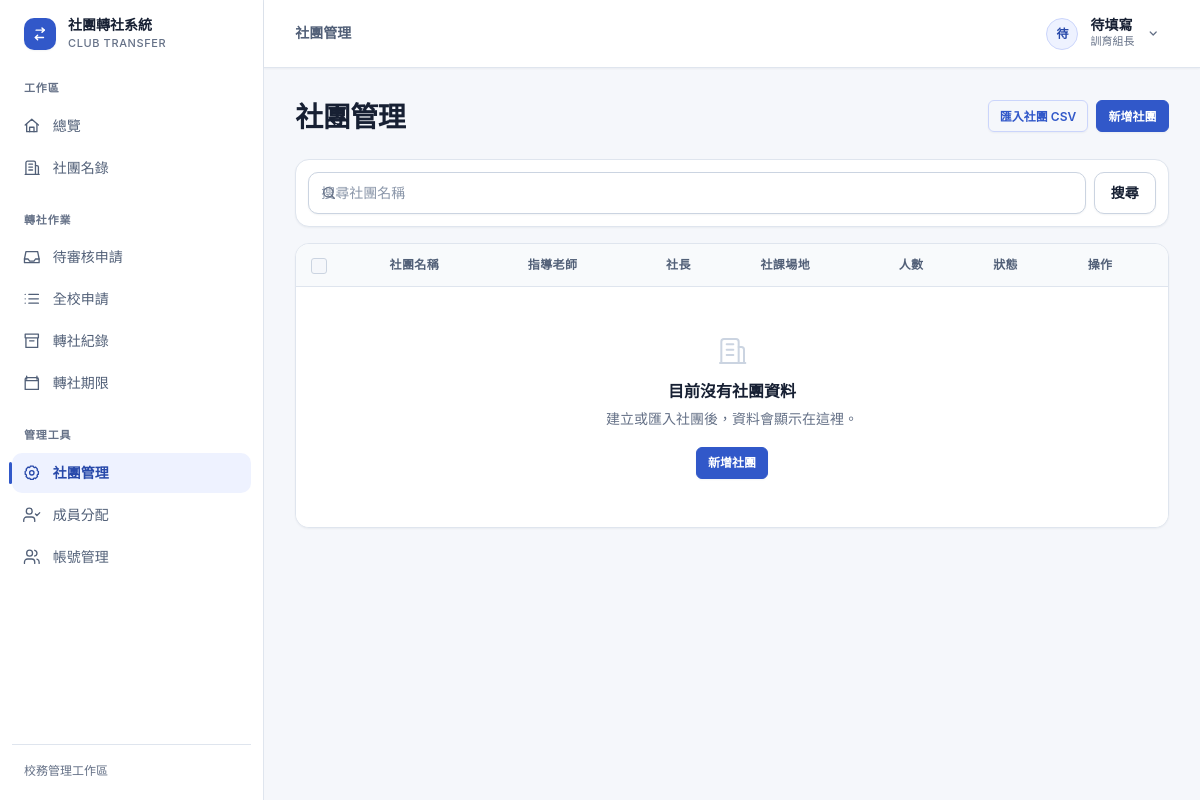
The page /admin-panel/clubs/ (signed in) on the database as committed earlier.
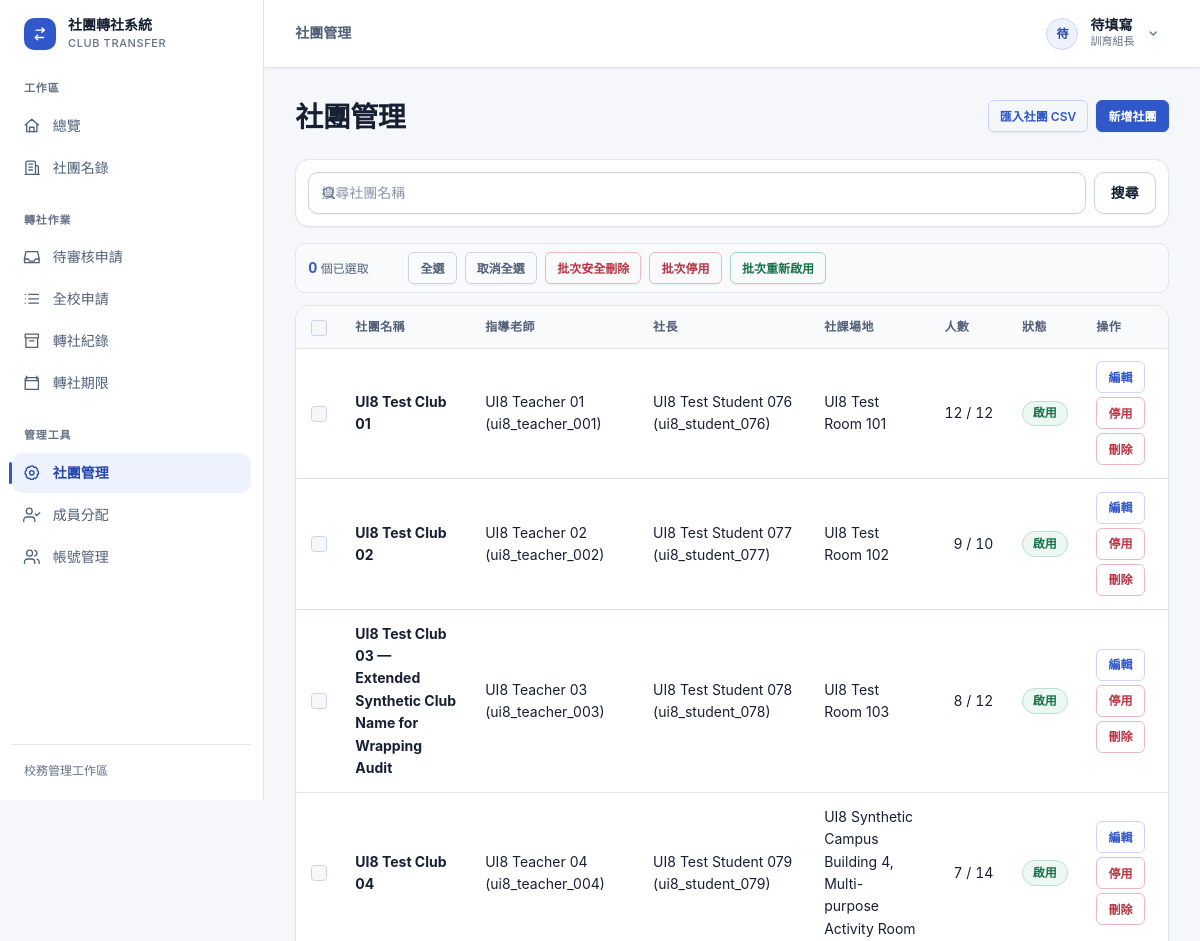
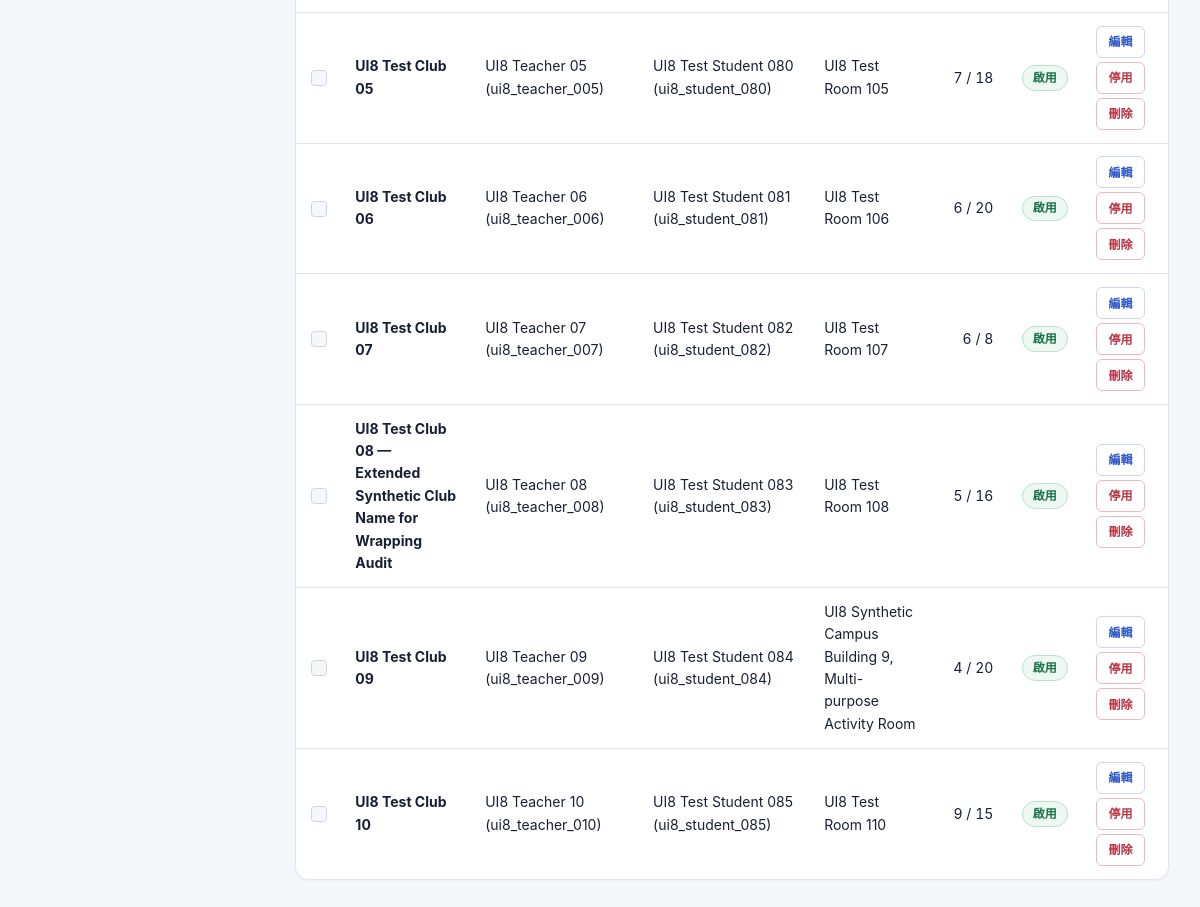
The same page on the database as committed later (2 pictures, top to bottom).
### accounts/models.py (models this page shows, shortened)
class User(django.contrib.auth.models.AbstractUser):
    ROLE_CHOICES = [
        ('student', '學生'),
        ('president', '社長'),
        ('teacher', '指導老師'),
        ('admin', '訓育組（管理員）'),
    ]
    role = models.CharField(
        max_length=20,
        choices=ROLE_CHOICES,
        default='student',
        verbose_name='身分組'
    )
    student_id = models.CharField(
        max_length=20,
        blank=True,
        verbose_name='學號'
    )
    class_name = models.CharField(
        max_length=20,
        blank=True,
        verbose_name='班級'
    )
    seat_number = models.PositiveSmallIntegerField(
        null=True,
        blank=True,
        verbose_name='座號'
    )
    club = models.ForeignKey(
        'clubs.Club',
        on_delete=models.SET_NULL,
        null=True,
        blank=True,
        verbose_name='所屬社團',
        related_name='members'
    )
    class Meta:
        verbose_name = '使用者'
        verbose_name_plural = '使用者'
        constraints = [
            models.UniqueConstraint(
                Lower('username'),
                name='unique_login_id_ci',
            ),
            models.UniqueConstraint(
                Lower('email'),
                condition=~models.Q(email=''),
                name='unique_nonempty_email_ci',
            ),
            models.UniqueConstraint(
                Lower('student_id'),
                condition=(
                    models.Q(role__in=['student', 'president'])
                    & ~models.Q(student_id='')
                ),
                name='unique_student_id_ci',
            ),
        ]

### clubs/models.py (models this page shows, shortened)
class Club(models.Model):
    CATEGORY_CHOICES = [
        ('academic', '學術類'),
        ('arts', '藝文類'),
        ('performance', '藝能類'),
        ('recreation', '康輔類'),
        ('sports', '體育類'),
    ]
    code = models.CharField(max_length=10, unique=True, null=True, blank=True, verbose_name='社團代號')
    name = models.CharField(max_length=100, verbose_name='社團名稱')
    teacher = models.CharField(max_length=50, default='', verbose_name='指導老師')
    president = models.CharField(max_length=50, default='', verbose_name='社長')
    location = models.CharField(max_length=100, blank=True, verbose_name='社課場地')
    category = models.CharField(max_length=20, choices=CATEGORY_CHOICES, blank=True, verbose_name='類別')
    description = models.TextField(blank=True, verbose_name='社團描述')
    max_members = models.PositiveIntegerField(default=30, verbose_name='人數上限')
    current_members = models.PositiveIntegerField(default=0, verbose_name='現有人數')
    is_active = models.BooleanField(default=True, verbose_name='啟用中')
    created_at = models.DateTimeField(auto_now_add=True, verbose_name='建立時間')
    updated_at = models.DateTimeField(auto_now=True, verbose_name='更新時間')
    class Meta:
        verbose_name = '社團'
        verbose_name_plural = '社團'
        ordering = ['name']

### accounts/views.py (the view)
# urls.py: path('admin-panel/clubs/', views.ClubAdminListView.as_view(), name='club_admin_list'),
class ClubAdminListView(LoginRequiredMixin, AdminRequiredMixin, ListView):
    model = Club
    template_name = 'accounts/club_admin_list.html'
    context_object_name = 'clubs'
    paginate_by = 50
    def get_queryset(self):
        queryset = Club.objects.annotate(
            actual_member_count=Count(
                'members',
                filter=Q(
                    members__role__in=['student', 'president'],
                    members__is_active=True,
                ),
            )
        ).order_by('-is_active', 'code', 'name')
        query = self.request.GET.get('q', '').strip()
        if query:
            queryset = queryset.filter(name__icontains=query)
        return queryset
    def get_context_data(self, **kwargs):
        context = super().get_context_data(**kwargs)
        context['q'] = self.request.GET.get('q', '').strip()
        context['club_name_options'] = Club.objects.order_by('name').values_list('name', flat=True)
        return context

### templates/accounts/club_admin_list.html (shortened to what this page needs)
{% extends "base.html" %}
{% block content %}
<div class="page-header">
    <h1 class="h3 mb-0">社團管理</h1>
    <div class="page-header-actions">
        <a class="btn btn-outline-primary btn-sm" href="{% url 'club_admin_import' %}">匯入社團 CSV</a>
        <a class="btn btn-primary btn-sm" href="{% url 'club_admin_create' %}">新增社團</a>
    </div>
</div>
<div class="data-view">
<div class="data-toolbar">
<form method="get" class="data-toolbar-form">
    <div class="data-search">
        <input id="club-admin-search" type="search" name="q" value="{{ q }}" class="form-control" placeholder="搜尋社團名稱" list="club-name-options">
    </div>
    <div class="col-auto">
        <button type="submit" class="btn btn-secondary">搜尋</button>
    </div>
</form>
</div>
{% if clubs %}<div class="bulk-action-bar" data-selection-checkbox=".club-checkbox" data-selection-master="#toggle-all-clubs">
    <span class="bulk-selection-count"><strong data-selected-count>0</strong> 個已選取</span>
    <button type="button" class="btn btn-outline-secondary btn-sm" id="select-all-clubs" data-select-all>全選</button>
    <button type="button" class="btn btn-outline-secondary btn-sm" id="clear-all-clubs" data-clear-selection>取消全選</button>
    <button type="submit" class="btn btn-outline-danger btn-sm" form="club-bulk-form" formaction="{% url 'club_admin_bulk_delete' %}" data-confirm-message="安全刪除已選取的 {count} 個社團？系統會解除成員分配；有轉社歷史的社團只會停用。" data-submitting-label="正在處理…">批次安全刪除</button>
    <button type="submit" class="btn btn-outline-danger btn-sm" form="club-bulk-form" formaction="{% url 'club_admin_bulk_deactivate' %}" data-confirm-message="停用已選取的 {count} 個社團？系統會解除成員分配並清空指導老師與社長。" data-submitting-label="正在停用…">批次停用</button>
    <button type="submit" class="btn btn-outline-success btn-sm" form="club-bulk-form" formaction="{% url 'club_admin_bulk_reactivate' %}" data-confirm-message="重新啟用已選取的 {count} 個社團？請確認之後仍會補齊有效的指導老師與社長。" data-submitting-label="正在啟用…">批次重新啟用</button>
</div>{% endif %}
<div class="table-responsive data-table-container">
    <table class="table data-table data-table--cards data-table--sticky-header align-middle">
        <thead>
            <tr>
                <th>
                    <input type="checkbox" class="form-check-input" id="toggle-all-clubs" aria-label="全選社團">
                </th>
                <th>社團名稱</th>
                <th>指導老師</th>
                <th>社長</th>
                <th>社課場地</th>
                <th>人數</th>
                <th>狀態</th>
                <th>操作</th>
            </tr>
        </thead>
        <tbody>
            {% for club in clubs %}
                <tr>
                    <td aria-label="選取社團">
                        <input type="checkbox" class="form-check-input club-checkbox" name="club_ids" value="{{ club.pk }}" form="club-bulk-form" aria-label="選取 {{ club.name }}">
                    </td>
                    <td class="data-primary-cell" data-label="社團"><span class="data-primary">{{ club.name }}</span></td>
                    <td class="data-wrap" data-label="指導老師">{{ club.teacher|default:"-" }}</td>
                    <td class="data-wrap" data-label="社長">{{ club.president|default:"-" }}</td>
                    <td data-label="場地">{{ club.location|default:"-" }}</td>
                    <td class="data-numeric" data-label="人數">{{ club.actual_member_count }} / {{ club.max_members }}</td>
                    <td data-label="狀態">
                        {% if club.is_active %}
                            <span class="badge bg-success">啟用</span>
                        {% else %}
                            <span class="badge bg-secondary">停用</span>
                        {% endif %}
                    </td>
                    <td data-label="操作">
                        <div class="data-row-actions">
                            <a href="{% url 'club_admin_edit' club.pk %}" class="btn btn-sm btn-outline-primary">編輯</a>
                            {% if club.is_active %}
                                <form method="post" action="{% url 'club_admin_deactivate' club.pk %}" class="d-inline" data-workflow-form data-confirm-message="停用 {{ club.name }}？系統會解除成員分配，並清空指導老師與社長；轉社歷史會保留。">
                                    <button type="submit" class="btn btn-sm btn-outline-danger" data-submitting-label="正在停用…">停用</button>
                                </form>
                            {% else %}
                                <form method="post" action="{% url 'club_admin_reactivate' club.pk %}" class="d-inline" data-workflow-form>
                                    {% csrf_token %}
                                    <button type="submit" class="btn btn-sm btn-outline-success" data-submitting-label="正在啟用…">重新啟用</button>
                                </form>
                            {% endif %}
                            <a href="{% url 'club_admin_delete' club.pk %}" class="btn btn-sm btn-outline-danger">刪除</a>
                        </div>
                    </td>
                </tr>
            {% empty %}
                <tr>
                    <td colspan="8" class="data-empty-cell">
                        <div class="data-empty">
                            <svg class="data-empty-icon" aria-hidden="true"><use href="#icon-building"></use></svg>
                            {% if q %}<strong>找不到符合搜尋條件的社團</strong><p>社團資料仍保留；請嘗試其他搜尋字詞。</p><a href="{% url 'club_admin_list' %}" class="btn btn-outline-primary btn-sm">清除搜尋</a>{% else %}<strong>目前沒有社團資料</strong><p>建立或匯入社團後，資料會顯示在這裡。</p><a href="{% url 'club_admin_create' %}" class="btn btn-primary btn-sm">新增社團</a>{% endif %}
                        </div>
                    </td>
                </tr>
            {% endfor %}
        </tbody>
    </table>
</div>
</div>
{% endblock %}

### templates/base.html (shortened to what this page needs)
<!DOCTYPE html>
{% load static account_extras %}
<html lang="zh-TW">
<head>
    <link href="https://cdn.jsdelivr.net/npm/bootstrap@5.3.0/dist/css/bootstrap.min.css" rel="stylesheet">
    <link href="{% static 'css/design-system.css' %}" rel="stylesheet">
</head>
<body class="{% if user.is_authenticated %}app-authenticated{% else %}public-layout{% endif %}">
    {% if user.is_authenticated %}
        <div class="app-shell">
            <aside class="app-sidebar d-none d-lg-flex" aria-label="應用程式側邊欄">
                <a class="app-brand" href="{% url 'home' %}">
                    <span class="app-brand-mark" aria-hidden="true"><svg><use href="#icon-transfer"></use></svg></span>
                    <span><strong>社團轉社系統</strong><small>Club Transfer</small></span>
                </a>
                {% include 'includes/app_navigation.html' %}
                <div class="sidebar-footer">校務管理工作區</div>
            </aside>
            <div class="app-frame">
                <header class="app-topbar">
                    <div class="app-topbar-context">{{ request.resolver_match.url_name|page_context_label }}</div>
                    <div class="dropdown ms-auto">
                        <button class="user-menu-button" type="button" data-bs-toggle="dropdown" aria-expanded="false" aria-label="開啟使用者選單">
                            <span class="user-avatar" aria-hidden="true">{{ user.get_full_name|default:user.username|slice:':1'|upper }}</span>
                            <span class="user-identity d-none d-sm-flex">
                                <strong>{{ user.get_full_name|default:user.username }}</strong>
                                <small>{{ user|display_role }}</small>
                            </span>
                            <svg class="user-menu-chevron d-none d-sm-block" aria-hidden="true"><use href="#icon-chevron-down"></use></svg>
                        </button>
                    </div>
                </header>
                <main class="app-main" id="main-content" tabindex="-1">
                    <div class="app-content {% block content_width %}content-wide{% endblock %}">
    {% endif %}
        {% block content %}{% endblock %}
    {% if user.is_authenticated %}
                    </div>
                </main>
            </div>
        </div>
    {% else %}
        </main>
        <footer class="site-footer">
            <div class="container text-center text-muted"><small>社團轉社系統 &copy; 2026</small></div>
        </footer>
    {% endif %}
</body>
</html>

### templates/includes/app_navigation.html (shortened to what this page needs)
{% load account_extras %}
{% with current_url=request.resolver_match.url_name %}
<nav class="app-navigation" aria-label="主要導覽">
    <div class="nav-section">
        <div class="nav-section-label">工作區</div>
        <a href="{% url 'home' %}" class="app-nav-link{% if current_url|nav_is_active:'overview' %} active{% endif %}"{% if current_url|nav_is_active:'overview' %} aria-current="page"{% endif %}>
            <svg class="nav-icon" aria-hidden="true"><use href="#icon-home"></use></svg>
            <span>總覽</span>
        </a>
        <a href="{% url 'club_list' %}" class="app-nav-link{% if current_url|nav_is_active:'clubs' %} active{% endif %}"{% if current_url|nav_is_active:'clubs' %} aria-current="page"{% endif %}>
            <svg class="nav-icon" aria-hidden="true"><use href="#icon-building"></use></svg>
            <span>社團名錄</span>
        </a>
    </div>
    {% if user.role == 'student' or user|can_review_transfers or user.is_superuser or user.role == 'admin' %}
        <div class="nav-section">
            <div class="nav-section-label">轉社作業</div>
            {% if user|can_review_transfers %}
                <a href="{% url 'pending_approvals' %}" class="app-nav-link{% if current_url|nav_is_active:'pending_approvals' %} active{% endif %}"{% if current_url|nav_is_active:'pending_approvals' %} aria-current="page"{% endif %}>
                    <svg class="nav-icon" aria-hidden="true"><use href="#icon-inbox"></use></svg>
                    <span>待審核申請</span>
                </a>
            {% endif %}
            {% if user.is_superuser or user.role == 'admin' %}
                <a href="{% url 'all_requests' %}" class="app-nav-link{% if current_url|nav_is_active:'all_requests' %} active{% endif %}"{% if current_url|nav_is_active:'all_requests' %} aria-current="page"{% endif %}>
                    <svg class="nav-icon" aria-hidden="true"><use href="#icon-list"></use></svg>
                    <span>全校申請</span>
                </a>
                <a href="{% url 'transfer_record_archive_list' %}" class="app-nav-link">
                    <svg class="nav-icon" aria-hidden="true"><use href="#icon-archive"></use></svg>
                    <span>轉社紀錄</span>
                </a>
                <a href="{% url 'transfer_window_settings' %}" class="app-nav-link{% if current_url|nav_is_active:'transfer_window' %} active{% endif %}"{% if current_url|nav_is_active:'transfer_window' %} aria-current="page"{% endif %}>
                    <svg class="nav-icon" aria-hidden="true"><use href="#icon-calendar"></use></svg>
                    <span>轉社期限</span>
                </a>
            {% endif %}
        </div>
    {% endif %}
    {% if user.is_superuser or user.role == 'admin' %}
        <div class="nav-section">
            <div class="nav-section-label">管理工具</div>
            <a href="{% url 'club_admin_list' %}" class="app-nav-link{% if current_url|nav_is_active:'club_admin' %} active{% endif %}"{% if current_url|nav_is_active:'club_admin' %} aria-current="page"{% endif %}>
                <svg class="nav-icon" aria-hidden="true"><use href="#icon-settings"></use></svg>
                <span>社團管理</span>
            </a>
            <a href="{% url 'unassigned_account_list' %}" class="app-nav-link{% if current_url|nav_is_active:'unassigned_accounts' %} active{% endif %}"{% if current_url|nav_is_active:'unassigned_accounts' %} aria-current="page"{% endif %}>
                <svg class="nav-icon" aria-hidden="true"><use href="#icon-user-check"></use></svg>
                <span>成員分配</span>
            </a>
            <a href="{% url 'account_admin_list' %}" class="app-nav-link{% if current_url|nav_is_active:'account_admin' %} active{% endif %}"{% if current_url|nav_is_active:'account_admin' %} aria-current="page"{% endif %}>
                <svg class="nav-icon" aria-hidden="true"><use href="#icon-users"></use></svg>
                <span>帳號管理</span>
            </a>
        </div>
    {% endif %}
</nav>
{% endwith %}

Rows that differ between the two databases and show on the page:
added Club: name "UI8 Test Club 01", teacher "UI8 Teacher 01 (ui8_teacher_001)", president "UI8 Test Student 076 (ui8_student_076)", location "UI8 Test Room 101", actual_member_count "12", max_members "12", is_active "啟用"
added Club: name "UI8 Test Club 02", teacher "UI8 Teacher 02 (ui8_teacher_002)", president "UI8 Test Student 077 (ui8_student_077)", location "UI8 Test Room 102", actual_member_count "9", max_members "10", is_active "啟用"
added Club: name "UI8 Test Club 03 — Extended Synthetic Club Name for Wrapping Audit", teacher "UI8 Teacher 03 (ui8_teacher_003)", president "UI8 Test Student 078 (ui8_student_078)", location "UI8 Test Room 103", actual_member_count "8", max_members "12", is_active "啟用"
added Club: name "UI8 Test Club 04", teacher "UI8 Teacher 04 (ui8_teacher_004)", president "UI8 Test Student 079 (ui8_student_079)", location "UI8 Synthetic Campus Building 4, Multi-purpose Activity Room", actual_member_count "7", max_members "14", is_active "啟用"
added Club: name "UI8 Test Club 05", teacher "UI8 Teacher 05 (ui8_teacher_005)", president "UI8 Test Student 080 (ui8_student_080)", location "UI8 Test Room 105", actual_member_count "7", max_members "18", is_active "啟用"
added Club: name "UI8 Test Club 06", teacher "UI8 Teacher 06 (ui8_teacher_006)", president "UI8 Test Student 081 (ui8_student_081)", location "UI8 Test Room 106", actual_member_count "6", max_members "20", is_active "啟用"
added Club: name "UI8 Test Club 07", teacher "UI8 Teacher 07 (ui8_teacher_007)", president "UI8 Test Student 082 (ui8_student_082)", location "UI8 Test Room 107", actual_member_count "6", max_members "8", is_active "啟用"
added Club: name "UI8 Test Club 08 — Extended Synthetic Club Name for Wrapping Audit", teacher "UI8 Teacher 08 (ui8_teacher_008)", president "UI8 Test Student 083 (ui8_student_083)", location "UI8 Test Room 108", actual_member_count "5", max_members "16", is_active "啟用"
added Club: name "UI8 Test Club 09", teacher "UI8 Teacher 09 (ui8_teacher_009)", president "UI8 Test Student 084 (ui8_student_084)", location "UI8 Synthetic Campus Building 9, Multi-purpose Activity Room", actual_member_count "4", max_members "20", is_active "啟用"
added Club: name "UI8 Test Club 10", teacher "UI8 Teacher 10 (ui8_teacher_010)", president "UI8 Test Student 085 (ui8_student_085)", location "UI8 Test Room 110", actual_member_count "9", max_members "15", is_active "啟用"
Other text that changed with them:
text no longer shown: "目前沒有社團資料 建立或匯入社團後，資料會顯示在這裡。 新增社團"
text now shown: "0 個已選取 全選 取消全選 批次安全刪除 批次停用 批次重新啟用"
